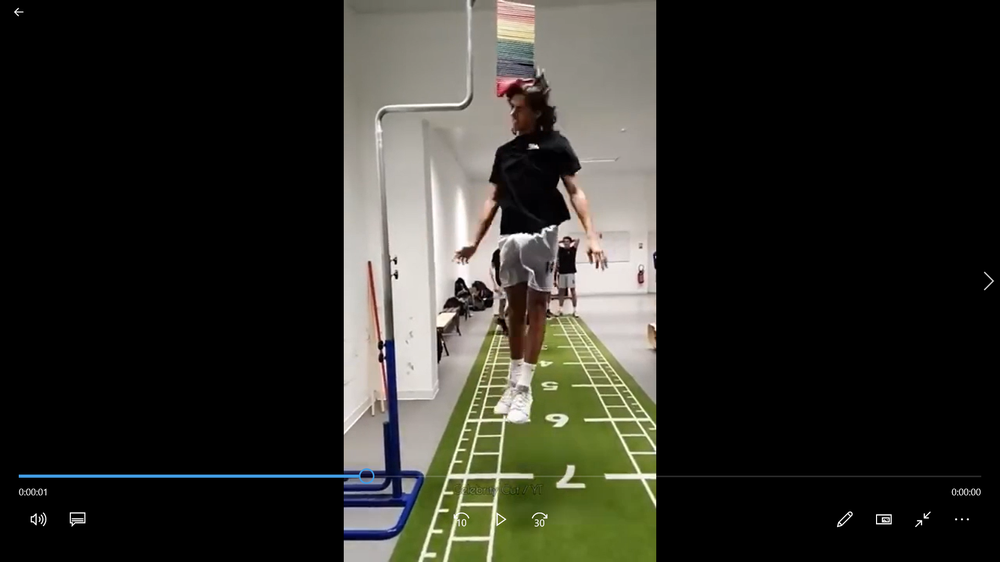
#> input picture Screenshot (246).png, 1000 x 562 px, shrunk from 1920 x 1080 before the run
$ python t.py
#> lines starting #> are read from the running program, lines starting #| are printed output that depends on the picture; after the words box and inside, x2 and y2 are one past the last pixel; in counts of white or black regions, pixels touching at a corner belong together
import cv2

# Load some pre-trained data on face frontals from opencv (haar cascade algorithm)
trained_face_data = cv2.CascadeClassifier('haarcascade_frontalface_default.xml')

# Choose an image to detect faces in
img = cv2.imread('Screenshot (246).png')
#> img is the input picture: shape (562, 1000, 3); mean B, G, R 38, 44, 44.4

# Must convert to greyscale
grayscaled_img = cv2.cvtColor(img, cv2.COLOR_BGR2GRAY)
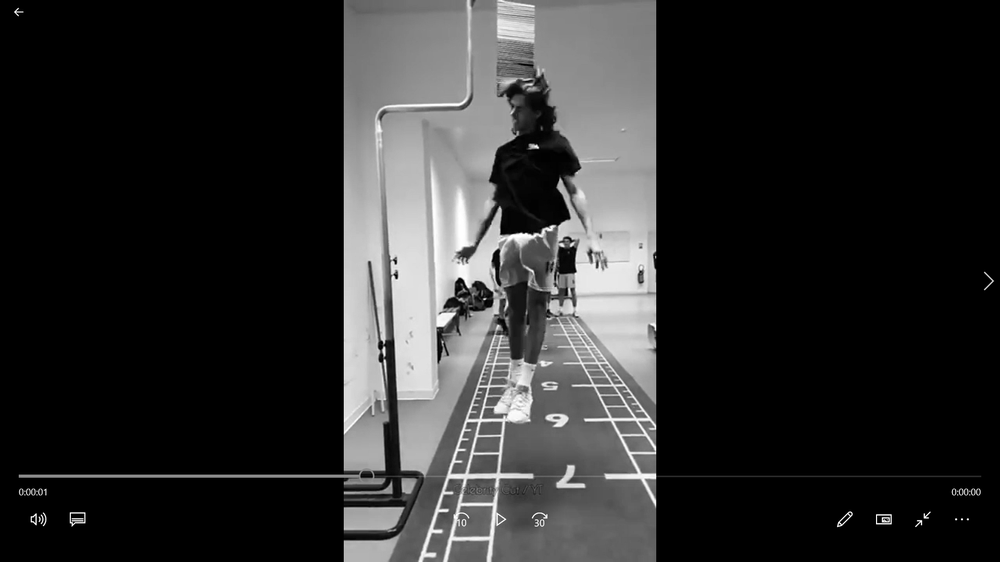
#> grayscaled_img: shape (562, 1000); min 0, max 255, mean 43.4

# Detect Faces
face_coordinates = trained_face_data.detectMultiScale(grayscaled_img)
#> face_coordinates = [[521, 275, 61, 61]]

img_crop = []

# Draw rectangles around the faces
for (x, y, w, h) in face_coordinates:
    cv2.rectangle(img, (x, y), (x + w, y + h), (0, 255, 0), 2)
    img_crop.append(img[y:y + h, x:x + w])
#> this loop made 1 pass
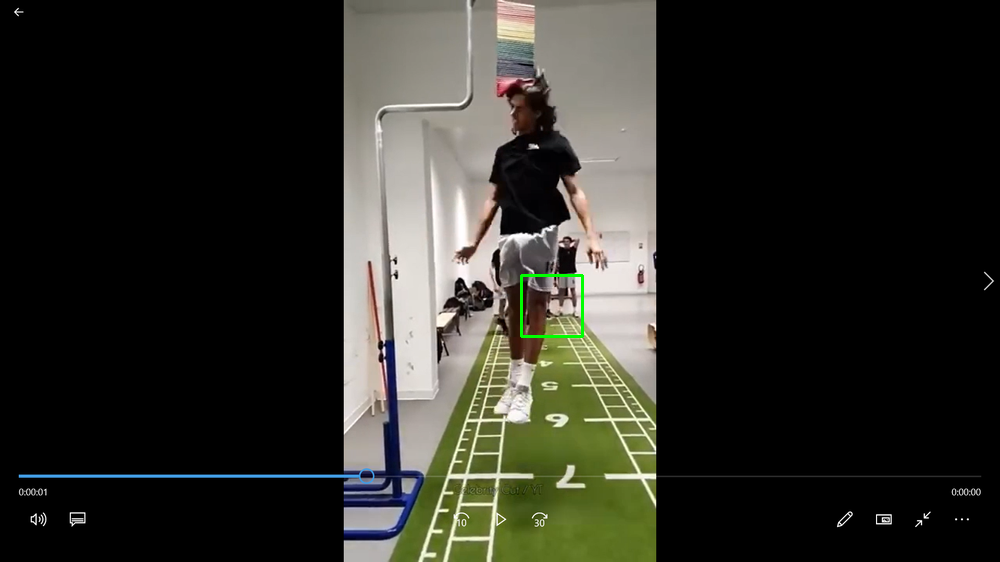
#> img: shape (562, 1000, 3); 0.13% of pixels changed, all inside (x1, y1, x2, y2) = (520, 274, 584, 338)
#> after the loop, img_crop = 1 item

cv2.imshow('Cropped', img_crop)

cv2.waitKey()
